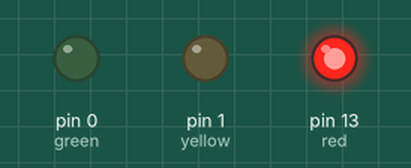
Recording of a sketch running on a simulated Arduino Uno, built with avr-gcc and run on an emulated ATmega328P. Shown: output pins drawn as LEDs (lit = HIGH).

Above: at 0.5 s.
At 1.5 s:
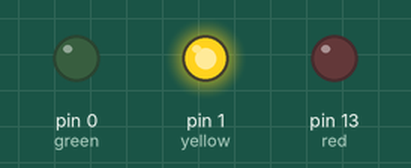
At 5.5 s:
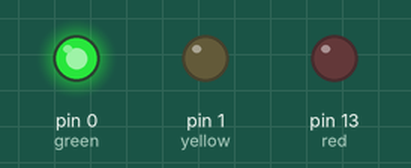
Timing chart, 0 to 6.9 s (numbered marks = the images above):
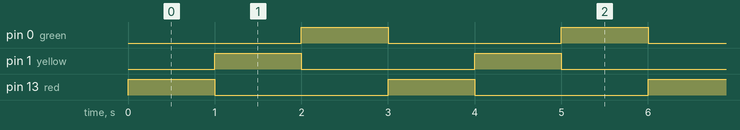

The sketch:

activity_2.ino
```cpp
int green = 0, yellow = 1, red = 13;

int LEDPins[] = {red, yellow, green};
int index = 0;

void setup( ) {

pinMode(green,OUTPUT);

pinMode(yellow,OUTPUT);

pinMode(red,OUTPUT);

}

void loop( ) {

  for(int i = 0; i<3; i++){
    for(int j=0;j<3;j++){
      digitalWrite(LEDPins[j],LOW);
    }
    digitalWrite(LEDPins[i],HIGH);
    delay(1000);

  }


}
```

Measured:
- by itself, pin 0 (green), pin 1 (yellow), pin 13 (red): alternates HIGH for 1.0 s and LOW for 2.0 s
- by itself, everything shown: repeats every 3.0 s, in 3 steps
